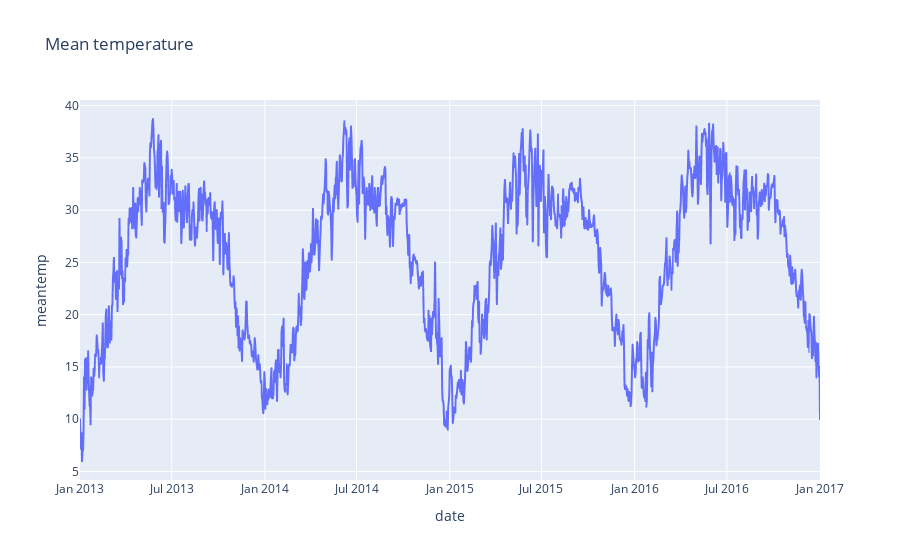

The notebook cell saved with this chart:
### Code cell
# plot mean temperature
fig = px.line(df_train, x=df_train.index, y="meantemp", title='Mean temperature')
fig.show()

### Figure 1 — Plotly figure (JSON) as saved in the notebook; plotly's stock layout.template omitted (floating-point values rounded to 4 significant figures; data arrays with more than 128 entries replaced by an {"elided": "..."} marker saying what was removed)
{"data": [{"hovertemplate": "date=%{x}<br>meantemp=%{y}<extra></extra>", "legendgroup": "", "line": {"color": "#636efa", "dash": "solid"}, "mode": "lines", "name": "", "showlegend": false, "type": "scattergl", "x": {"elided": "1462 str values"}, "xaxis": "x", "y": {"elided": "1462 float values"}, "yaxis": "y"}], "layout": {"legend": {"tracegroupgap": 0}, "title": {"text": "Mean temperature"}, "xaxis": {"anchor": "y", "domain": [0, 1], "title": {"text": "date"}}, "yaxis": {"anchor": "x", "domain": [0, 1], "title": {"text": "meantemp"}}}}
